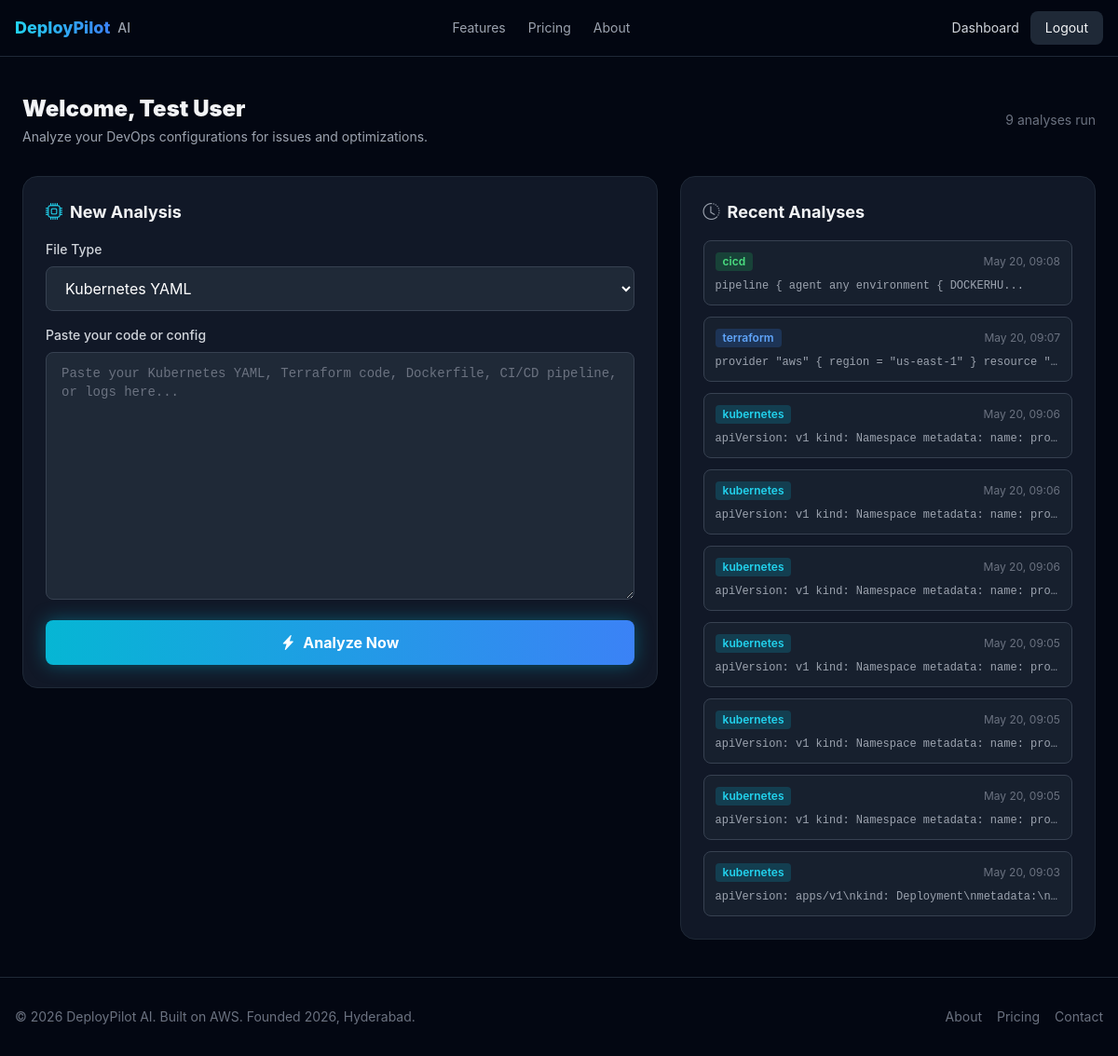
The page /dashboard (signed in) on the database its author committed.
### app.py (models this page shows)
class User(UserMixin, db.Model):
    id = db.Column(db.Integer, primary_key=True)
    email = db.Column(db.String(120), unique=True, nullable=False)
    name = db.Column(db.String(80), nullable=False)
    password_hash = db.Column(db.String(128), nullable=False)
    created_at = db.Column(db.DateTime, default=datetime.utcnow)
    analyses = db.relationship('Analysis', backref='user', lazy=True)

class Analysis(db.Model):
    id = db.Column(db.Integer, primary_key=True)
    user_id = db.Column(db.Integer, db.ForeignKey('user.id'), nullable=False)
    file_type = db.Column(db.String(30), nullable=False)
    input_code = db.Column(db.Text, nullable=False)
    result = db.Column(db.Text, nullable=False)
    created_at = db.Column(db.DateTime, default=datetime.utcnow)

### app.py (the view)
@app.route('/dashboard')
@login_required
def dashboard():
    analyses = Analysis.query.filter_by(user_id=current_user.id).order_by(Analysis.created_at.desc()).limit(20).all()
    return render_template('dashboard.html', analyses=analyses)

### app.py (called while the page is built)
@login_manager.user_loader
def load_user(user_id):
    return User.query.get(int(user_id))

### templates/dashboard.html (shortened to what this page needs)
{% extends "base.html" %}
{% block content %}
<section class="py-10 px-4">
  <div class="max-w-6xl mx-auto">
    <div class="flex flex-col md:flex-row justify-between items-start md:items-center gap-4 mb-8">
      <div>
        <h1 class="text-2xl font-black">Welcome, {{ current_user.name }}</h1>
        <p class="text-sm text-gray-400 mt-1">Analyze your DevOps configurations for issues and optimizations.</p>
      </div>
      <div class="text-sm text-gray-500">{{ analyses|length }} analyses run</div>
    </div>
    <div class="grid lg:grid-cols-5 gap-6">
      <div class="lg:col-span-3">
        <div class="bg-gray-900 border border-gray-800 rounded-2xl p-6">
          <h2 class="font-bold text-lg mb-4"><i class="bi bi-cpu text-cyan-400 mr-2"></i>New Analysis</h2>
          <form id="analysisForm">
            <div class="mb-4">
              <label class="block text-sm font-medium text-gray-300 mb-2">File Type</label>
              <select id="fileType" class="w-full px-4 py-3 rounded-lg bg-gray-800 border border-gray-700 text-white focus:border-cyan-500 outline-none">
                <option value="kubernetes">Kubernetes YAML</option>
              </select>
            </div>
            <div class="mb-4">
              <label class="block text-sm font-medium text-gray-300 mb-2">Paste your code or config</label>
              <textarea id="codeInput" rows="12" placeholder="Paste your Kubernetes YAML, Terraform code, Dockerfile, CI/CD pipeline, or logs here..." class="w-full px-4 py-3 rounded-lg bg-gray-800 border border-gray-700 text-white font-mono text-sm placeholder-gray-500 focus:border-cyan-500 outline-none resize-y"></textarea>
            </div>
            <button type="submit" id="analyzeBtn" class="w-full py-3 rounded-lg bg-gradient-to-r from-cyan-500 to-blue-500 text-white font-bold glow-cyan hover:-translate-y-0.5 transition flex items-center justify-center gap-2">
              <i class="bi bi-lightning-charge-fill"></i> Analyze Now
            </button>
          </form>
        </div>
      </div>
      <div class="lg:col-span-2">
        <div class="bg-gray-900 border border-gray-800 rounded-2xl p-6">
          <h2 class="font-bold text-lg mb-4"><i class="bi bi-clock-history text-gray-400 mr-2"></i>Recent Analyses</h2>
          {% if analyses %}
            <div class="space-y-3">
              {% for a in analyses %}
              <div class="p-3 bg-gray-800/50 border border-gray-700 rounded-lg cursor-pointer hover:border-cyan-500/50 transition" onclick="loadAnalysis({{ a.id }})">
                <div class="flex items-center justify-between">
                  <span class="text-xs font-semibold px-2 py-0.5 rounded
                    {% if a.file_type == 'kubernetes' %}bg-cyan-500/20 text-cyan-400
                    {% elif a.file_type == 'terraform' %}bg-blue-500/20 text-blue-400
                    {% elif a.file_type == 'dockerfile' %}bg-purple-500/20 text-purple-400
                    {% elif a.file_type == 'cicd' %}bg-green-500/20 text-green-400
                    {% else %}bg-orange-500/20 text-orange-400{% endif %}">{{ a.file_type }}</span>
                  <span class="text-xs text-gray-500">{{ a.created_at.strftime('%b %d, %H:%M') }}</span>
                </div>
                <div class="text-xs text-gray-400 mt-2 truncate font-mono">{{ a.input_code[:60] }}...</div>
              </div>
              {% endfor %}
            </div>
          {% else %}
            <div class="text-center py-8 text-gray-500">
              <i class="bi bi-inbox text-3xl mb-2 block"></i>
              <p class="text-sm">No analyses yet. Run your first one!</p>
            </div>
          {% endif %}
        </div>
      </div>
    </div>
  </div>
</section>
{% endblock %}

### templates/base.html (shortened to what this page needs)
<!DOCTYPE html>
<html lang="en" class="dark">
<head>
  <script src="https://cdn.tailwindcss.com"></script>
  <link rel="stylesheet" href="https://cdn.jsdelivr.net/npm/bootstrap-icons@1.11.3/font/bootstrap-icons.min.css" />
</head>
<body class="bg-gray-950 text-gray-100 min-h-screen flex flex-col">
  <nav class="sticky top-0 z-50 bg-gray-950/95 backdrop-blur border-b border-gray-800">
    <div class="max-w-7xl mx-auto px-4 py-3 flex items-center justify-between">
      <a href="/" class="flex items-center gap-2 text-lg font-extrabold">
        <span class="bg-gradient-to-r from-cyan-400 to-blue-500 bg-clip-text text-transparent">DeployPilot</span>
        <span class="text-gray-400 font-medium text-sm">AI</span>
      </a>
      <div class="hidden md:flex items-center gap-6 text-sm text-gray-400">
        <a href="/#features" class="hover:text-cyan-400 transition">Features</a>
        <a href="/pricing" class="hover:text-cyan-400 transition">Pricing</a>
        <a href="/about" class="hover:text-cyan-400 transition">About</a>
      </div>
      <div class="flex items-center gap-3">
        {% if current_user.is_authenticated %}
          <a href="/dashboard" class="text-sm text-gray-300 hover:text-cyan-400 transition">Dashboard</a>
          <a href="/logout" class="text-sm px-4 py-2 rounded-lg bg-gray-800 hover:bg-gray-700 transition">Logout</a>
        {% else %}
          <a href="/login" class="text-sm text-gray-300 hover:text-cyan-400 transition">Login</a>
          <a href="/register" class="text-sm px-4 py-2 rounded-lg bg-gradient-to-r from-cyan-500 to-blue-500 text-white font-semibold glow-cyan transition hover:-translate-y-0.5">Sign Up Free</a>
        {% endif %}
      </div>
    </div>
  </nav>
  <main class="flex-1">
    {% block content %}{% endblock %}
  </main>
  <footer class="border-t border-gray-800 py-8 mt-auto">
    <div class="max-w-7xl mx-auto px-4 flex flex-col md:flex-row justify-between items-center gap-4">
      <div class="text-sm text-gray-500">© 2026 DeployPilot AI. Built on AWS. Founded 2026, Hyderabad.</div>
      <div class="flex gap-4 text-gray-500 text-sm">
        <a href="/about" class="hover:text-cyan-400">About</a>
        <a href="/pricing" class="hover:text-cyan-400">Pricing</a>
        <a href="mailto:deploypilotai@gmail.com" class="hover:text-cyan-400">Contact</a>
      </div>
    </div>
  </footer>
</body>
</html>

### templates/base.html (style rules this page uses)
body { font-family: 'Inter', -apple-system, BlinkMacSystemFont, sans-serif; }
.glow-cyan { box-shadow: 0 0 20px rgba(6,182,212,0.4); }

### rows shown on the page
User: name "Test User"
Analysis: file_type "cicd", created_at "May 20, 09:08", input_code "pipeline { agent any environment { DOCKERHU"
Analysis: file_type "terraform", created_at "May 20, 09:07", input_code "provider \"aws\" { region = \"us-east-1\" } resource \"…"
Analysis: file_type "kubernetes", created_at "May 20, 09:06", input_code "apiVersion: v1 kind: Namespace metadata: name: pro…"
Analysis: file_type "kubernetes", created_at "May 20, 09:06", input_code "apiVersion: v1 kind: Namespace metadata: name: pro…"
Analysis: file_type "kubernetes", created_at "May 20, 09:06", input_code "apiVersion: v1 kind: Namespace metadata: name: pro…"
Analysis: file_type "kubernetes", created_at "May 20, 09:05", input_code "apiVersion: v1 kind: Namespace metadata: name: pro…"
Analysis: file_type "kubernetes", created_at "May 20, 09:05", input_code "apiVersion: v1 kind: Namespace metadata: name: pro…"
Analysis: file_type "kubernetes", created_at "May 20, 09:05", input_code "apiVersion: v1 kind: Namespace metadata: name: pro…"
Analysis: file_type "kubernetes", created_at "May 20, 09:03", input_code "apiVersion: apps/v1\\nkind: Deployment\\nmetadata:\\n…"

### other values the page prints
{{ analyses|length }} "9"
